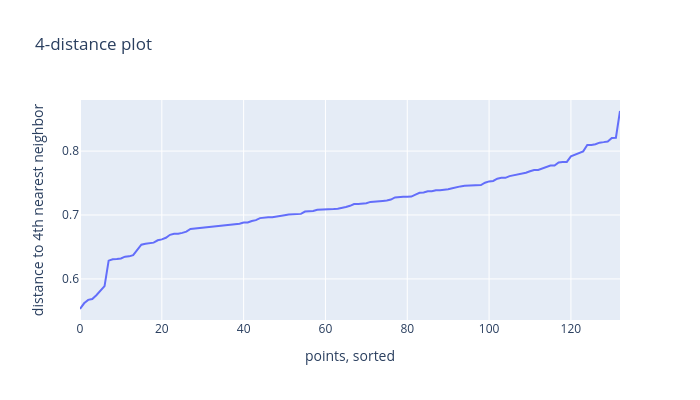

The cell this chart's notebook holds for it:
### Markdown cell above
DBSCAN's `eps` needs tuning to the data — use the k-distance plot below (look
for the "elbow") to pick a reasonable value, then re-run the cell above.

### Code cell
k_nn = 4
nbrs = NearestNeighbors(n_neighbors=k_nn, metric="cosine").fit(X_dense)
distances, _ = nbrs.kneighbors(X_dense)
k_distances = np.sort(distances[:, -1])

fig = px.line(y=k_distances, title=f"{k_nn}-distance plot")
fig.update_layout(xaxis_title="points, sorted", yaxis_title=f"distance to {k_nn}th nearest neighbor",
                   width=700, height=400)
fig.show()

### Figure 1 — Plotly figure (JSON) as saved in the notebook; plotly's stock layout.template omitted (floating-point values rounded to 4 significant figures; data arrays with more than 128 entries replaced by an {"elided": "..."} marker saying what was removed)
{"data": [{"hovertemplate": "x=%{x}<br>y=%{y}<extra></extra>", "legendgroup": "", "line": {"color": "#636efa", "dash": "solid"}, "marker": {"symbol": "circle"}, "mode": "lines", "name": "", "orientation": "v", "showlegend": false, "type": "scatter", "x": {"elided": "133 int values"}, "xaxis": "x", "y": {"elided": "133 float values"}, "yaxis": "y"}], "layout": {"height": 400, "legend": {"tracegroupgap": 0}, "title": {"text": "4-distance plot"}, "width": 700, "xaxis": {"anchor": "y", "domain": [0, 1], "title": {"text": "points, sorted"}}, "yaxis": {"anchor": "x", "domain": [0, 1], "title": {"text": "distance to 4th nearest neighbor"}}}}
